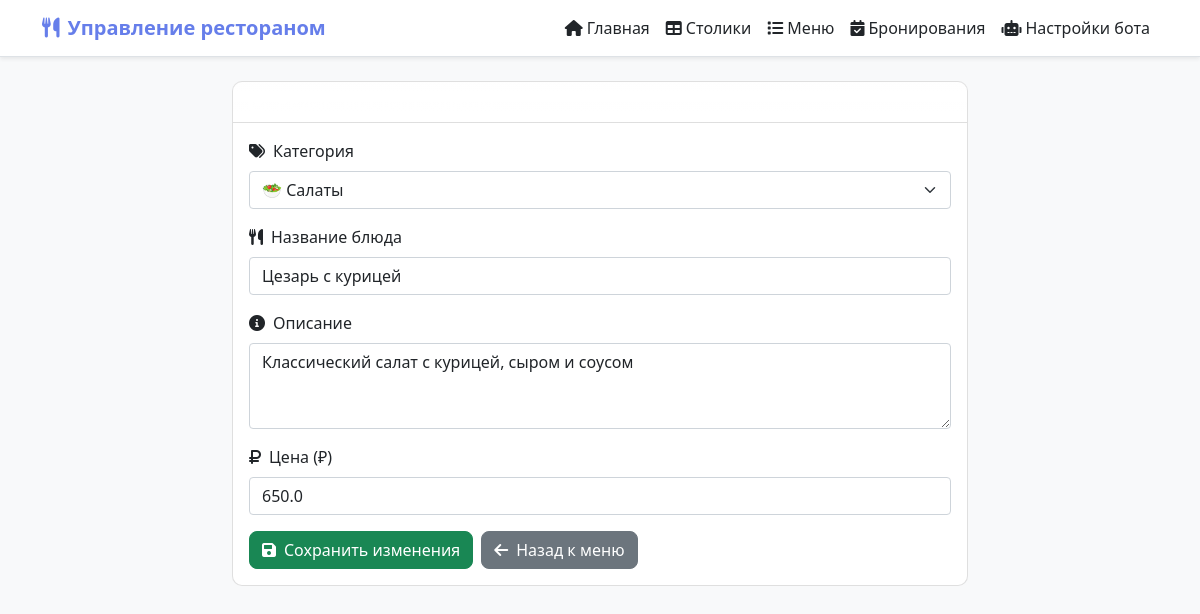
Page /edit_menu_item/Цезарь с курицей on the committed database.
### tables this page shows
CREATE TABLE menu_items (
            id INTEGER PRIMARY KEY,
            restaurant_id INTEGER,
            category TEXT,
            name TEXT,
            description TEXT,
            price REAL,
            FOREIGN KEY (restaurant_id) REFERENCES restaurants (id)
        );

### web_interface.py (the view, shortened to what this page needs)
@app.route('/edit_menu_item/<item_name>', methods=['GET', 'POST'])
def edit_menu_item(item_name):
    conn = sqlite3.connect('restaurant.db')
    cursor = conn.cursor()
    cursor.execute("SELECT * FROM menu_items WHERE name = ?", (item_name,))
    item_data = cursor.fetchone()
    conn.close()
    if not item_data:
        flash('Блюдо не найдено', 'error')
        return redirect(url_for('menu_list'))
    return render_template('edit_menu_item.html', item={
        'category': item_data[2],
        'name': item_data[3],
        'description': item_data[4],
        'price': item_data[5]
    })

### templates/edit_menu_item.html (shortened to what this page needs)
{% extends "base.html" %}
{% block content %}
<div class="row justify-content-center">
    <div class="col-md-8">
        <div class="card">
            <div class="card-header bg-gradient text-white">
                <h5 class="card-title mb-0">
                    <i class="fas fa-edit me-2"></i>Редактировать блюдо
                </h5>
            </div>
            <div class="card-body">
                <form method="POST">
                    <div class="mb-3">
                        <label for="category" class="form-label">
                            <i class="fas fa-tags me-2"></i>Категория
                        </label>
                        <select class="form-select" id="category" name="category" required>
                            <option value="Салаты" {% if item.category == 'Салаты' %}selected{% endif %}>🥗 Салаты</option>
                        </select>
                    </div>
                    <div class="mb-3">
                        <label for="name" class="form-label">
                            <i class="fas fa-utensils me-2"></i>Название блюда
                        </label>
                        <input type="text" class="form-control" id="name" name="name"
                               value="{{ item.name }}" required>
                    </div>
                    <div class="mb-3">
                        <label for="description" class="form-label">
                            <i class="fas fa-info-circle me-2"></i>Описание
                        </label>
                        <textarea class="form-control" id="description" name="description"
                                  rows="3">{{ item.description }}</textarea>
                    </div>
                    <div class="mb-3">
                        <label for="price" class="form-label">
                            <i class="fas fa-ruble-sign me-2"></i>Цена (₽)
                        </label>
                        <input type="number" class="form-control" id="price" name="price"
                               step="0.01" min="0" value="{{ item.price }}" required>
                    </div>
                    <div class="d-flex gap-2">
                        <button type="submit" class="btn btn-success">
                            <i class="fas fa-save me-2"></i>Сохранить изменения
                        </button>
                        <a href="{{ url_for('menu_list') }}" class="btn btn-secondary">
                            <i class="fas fa-arrow-left me-2"></i>Назад к меню
                        </a>
                    </div>
                </form>
            </div>
        </div>
    </div>
</div>
{% endblock %}

### templates/base.html (style rules this page uses)
.card { margin-bottom: 20px; border-radius: 10px; }
.btn { border-radius: 8px; }
.bg-gradient { background: linear-gradient(135deg, #667eea 0%, #764ba2 100%); }

### rows in the picture
menu_items: category "🥗 Салаты", name "Цезарь с курицей", description "Классический салат с курицей, сыром и соусом", price "650.0"
